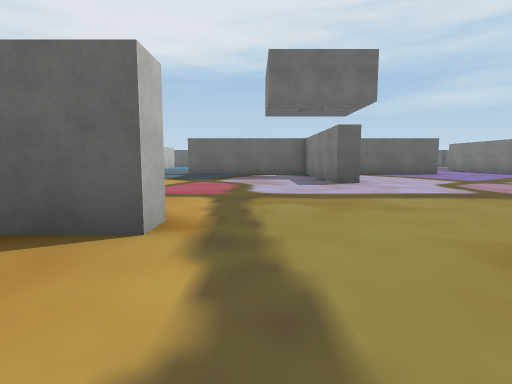
View 1 (above)

22 first-person views from a walk through a Unity game level. The camera is 1.2 m above the floor, tilts 6° down and sees 80° across. The floor is counted in squares, 2.4 m on a side. Each view is taken from the middle of a square. On the plan, view 1 faces up. The plan holds only what a view shows up to about 9 squares ahead; the rest is blank. The player is left out. Some surface patterns are stand-ins.

View 2
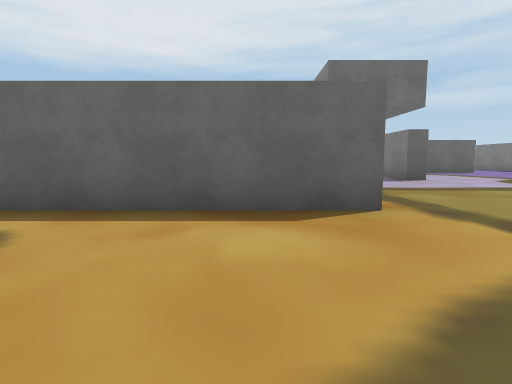

View 3
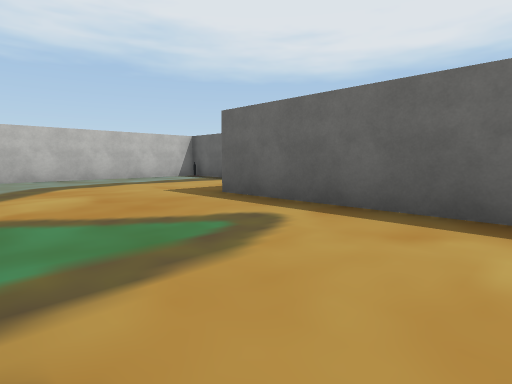

View 4
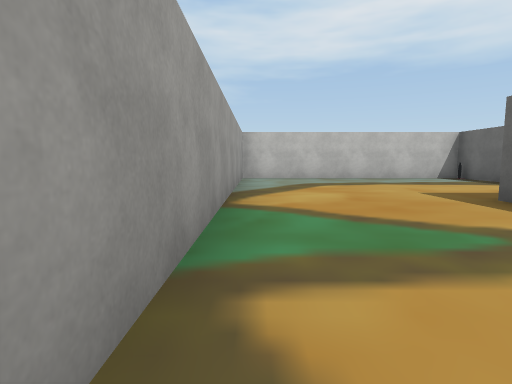

View 5
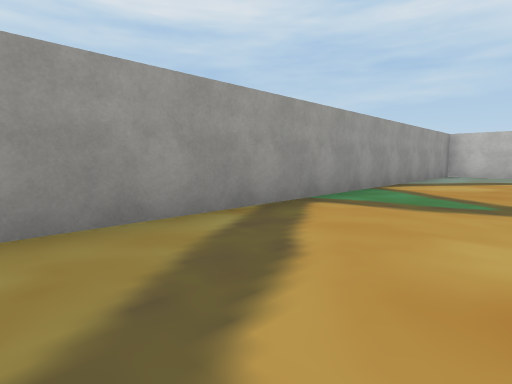

View 6
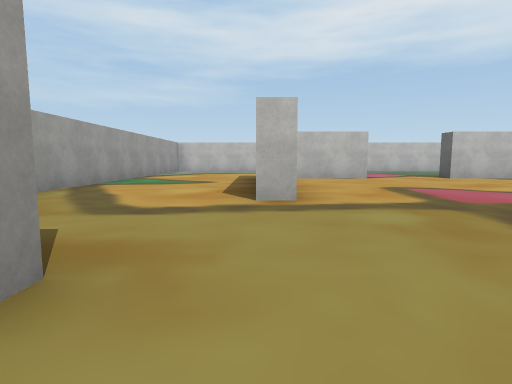

View 7
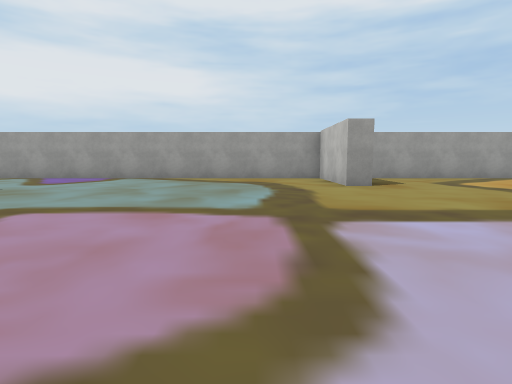

View 8
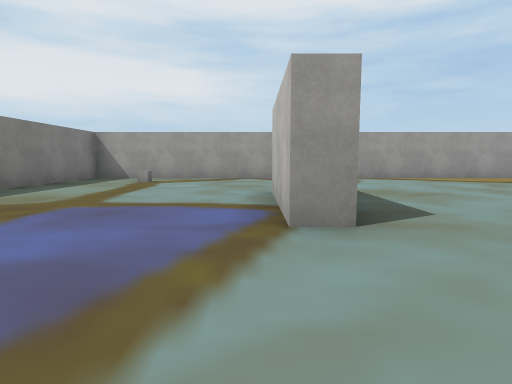

View 9
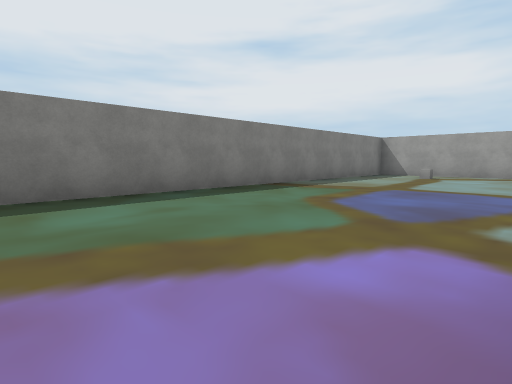

View 10
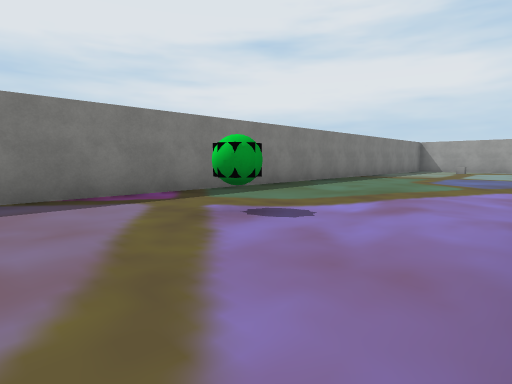

View 11
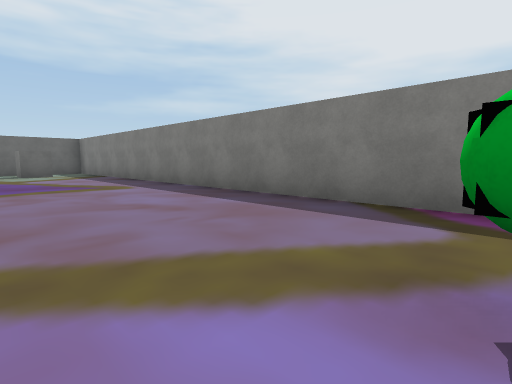

View 12
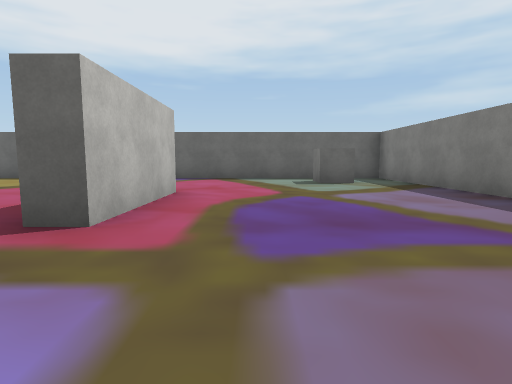

View 13
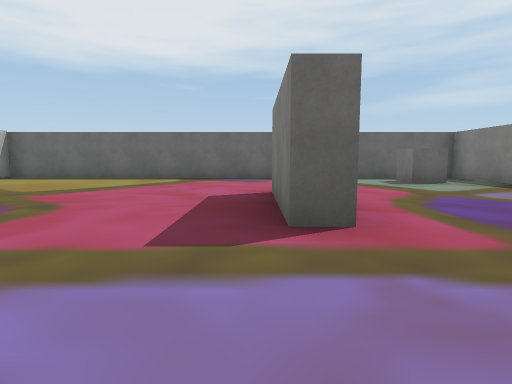

View 14
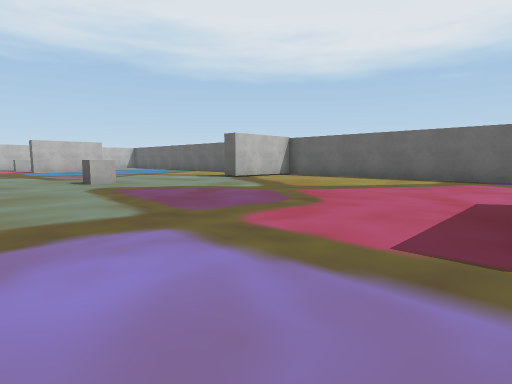

View 15
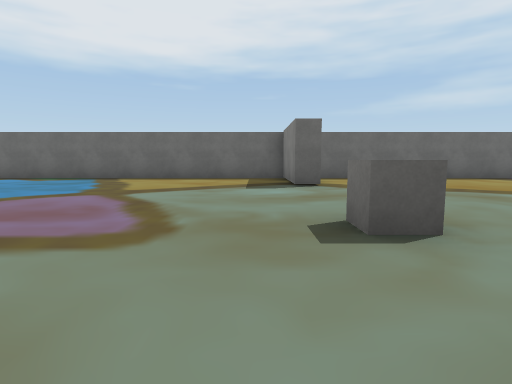

View 16
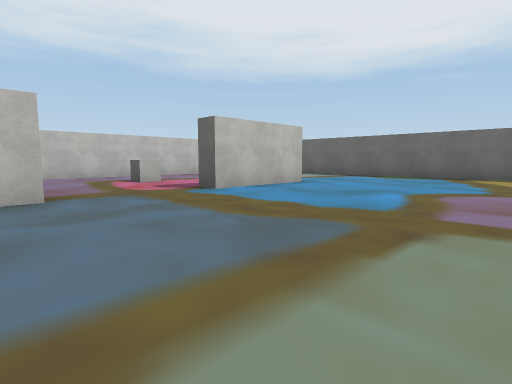

View 17
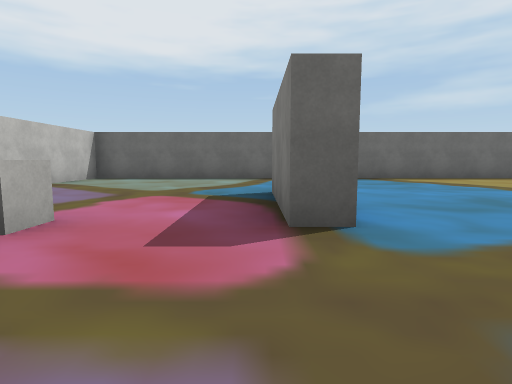

View 18
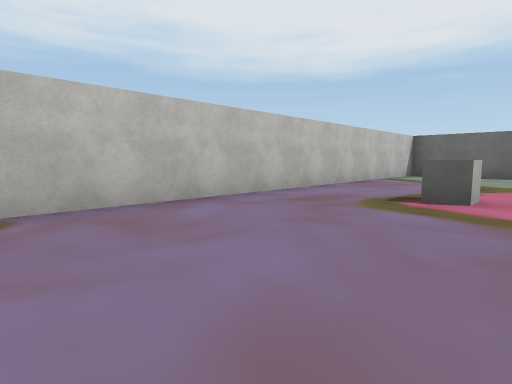

View 19
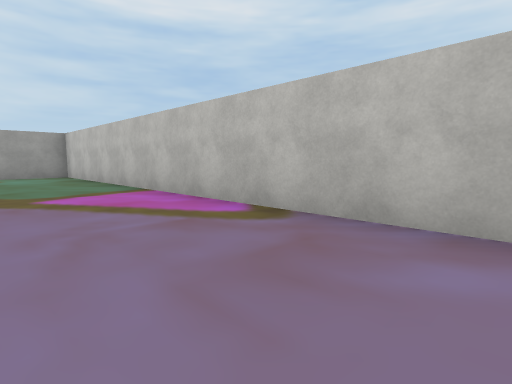

View 20
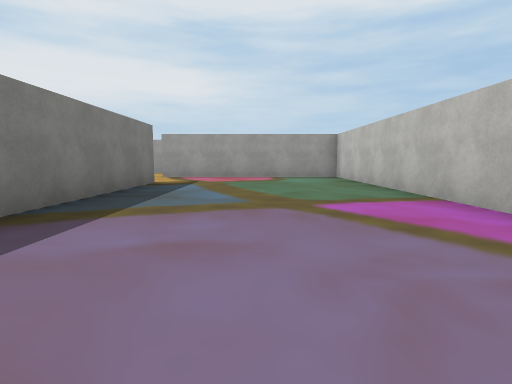

View 21
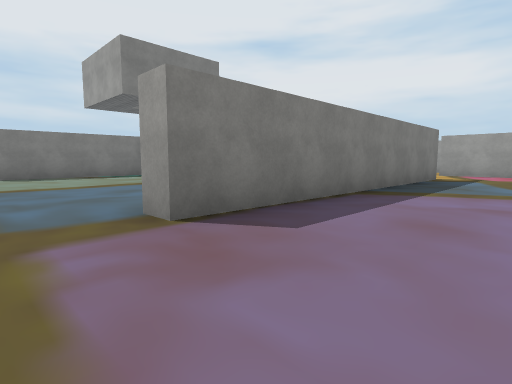

View 22
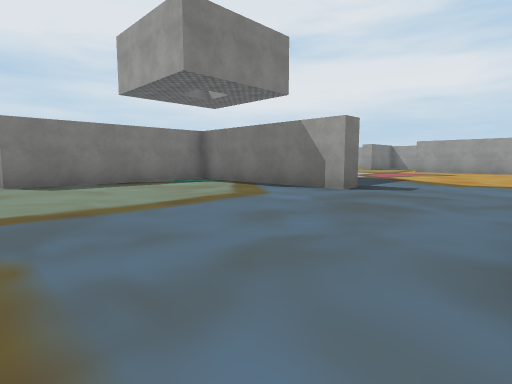

### Floor plan
Points are (right, up) in squares from view 1. A wall is a line through its corners. A room is listed if a view was taken in it or the views show most of it. See-through windows are left out.
Room 1 (views 1, 2, 3, 4, 5)
walls: (-0.7, 2.5) (-0.7, 2) (-5.8, 2); (-8.9, 4.5) (-10.4, 4.5) (-10.4, -1.4) (0.9, -1.4)
ways out: opening at (0.5, 1.5) to room 2
objects: other object (-10, 4)
Room 2 (views 6, 7, 8, 9, 10, 11, 12, 13, 14, 15, 16, 17, 18, 19, 20, 21, 22)
walls: (2.4, 6.6) (1.7, 6.6) (1.7, 9); (-2.4, 10.8) (-2.4, 11.2) (1.7, 11.2) (1.7, 15.4) (2.2, 15.4); (-5.2, 9) (-5.2, 7.3) (-5.8, 7.3) (-5.8, 14.7) (-5.2, 14.7) (-5.2, 14.2); (2.4, 20.9) (1.7, 20.9) (1.7, 23.4) (-10.4, 23.4) (-10.4, 5) (-5.2, 5) (-5.2, 3); (9.1, 4.8) (9.8, 4.8) (9.8, 2.2); (9.8, 19.8) (9.8, 17.2) (9.3, 17.2) (9.3, 19.8); (1.6, 1.1) (2.2, 1.1) (2.2, -1.4) (14.4, -1.4) (14.4, 23.4) (2.2, 23.4); (-5.2, 19.8) (-5.2, 17.2) (-5.8, 17.2) (-5.8, 19.8)
ways out: opening at (0.5, 1.5) to room 1
objects: cube (-8, 17); cube (2, 17); other object (12, 11); other object (13, 0); cube (13, 22)

Where each view was taken, in squares from view 1:
view 1: 0 up, 0 right, facing up
view 2: 1 down, 2 left, facing up
view 3: 1 down, 2 left, facing up-left
view 4: 1 down, 2 left, facing left
view 5: 1 up, 0 right, facing down-left
view 6: 2 up, 3 right, facing left
view 7: 7 up, 4 right, facing down
view 8: 7 up, 10 right, facing down
view 9: 9 up, 10 right, facing down-right
view 10: 13 up, 10 right, facing down-right
view 11: 11 up, 11 right, facing up-right
view 12: 15 up, 11 right, facing up
view 13: 15 up, 9 right, facing up
view 14: 15 up, 9 right, facing up-left
view 15: 15 up, 1 right, facing up
view 16: 14 up, 1 left, facing up-left
view 17: 15 up, 6 left, facing up
view 18: 13 up, 7 left, facing up-left
view 19: 15 up, 8 left, facing down-left
view 20: 14 up, 8 left, facing down
view 21: 16 up, 8 left, facing down-right
view 22: 16 up, 5 left, facing down-right
